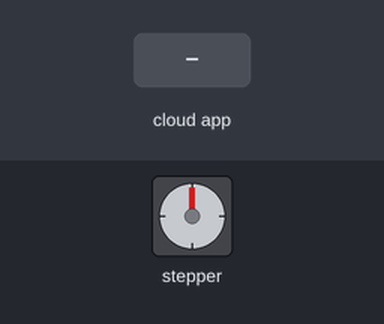
This sketch was run on a simulated Arduino Uno, built with avr-gcc and run on an emulated ATmega328P. Shown: stepper motor. Wiring (inferred from the names in the program): stepper motor driver (200 steps per turn assumed): step pin 10; direction pin 11. The inputs (shaded band) are chosen by the test bench. The RemoteXY app is connected.

Above: at 1.2 s.
1.3 s: the phone or cloud app sets LVL_2 to 1
At 4.2 s:
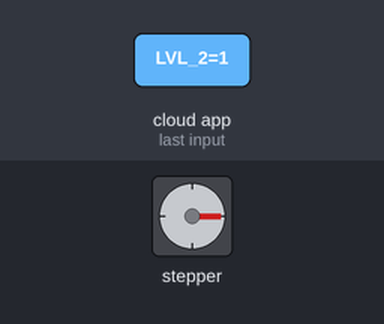
4.3 s: the phone or cloud app sets LVL_1 to 1
At 7.2 s:
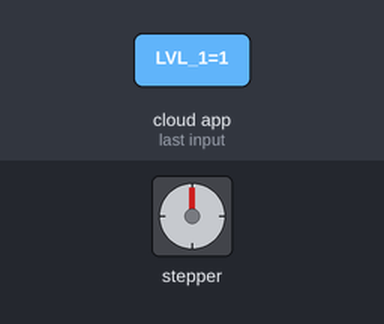
7.3 s: the phone or cloud app sets LVL_1 to 0
At 10.1 s:
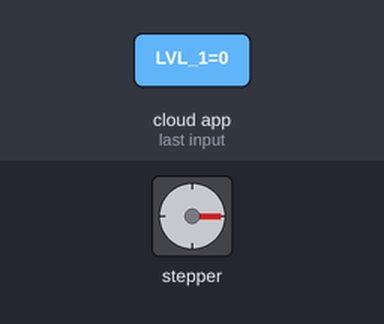
10.3 s: the phone or cloud app sets LVL_1 to 1
At 13.7 s:
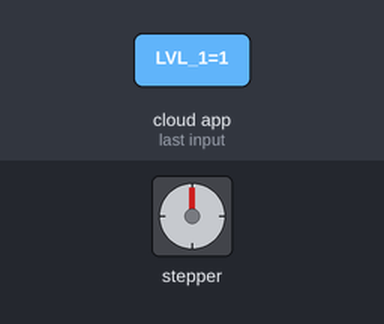
16.3 s: the phone or cloud app sets LVL_2 to 0
At 19.0 s:
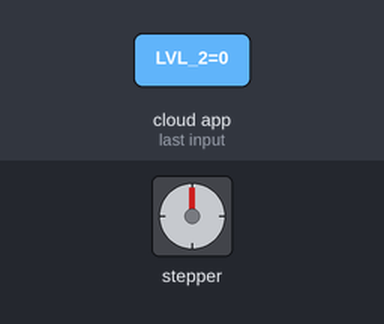
19.3 s: the phone or cloud app sets LVL_2 to 1
At 22.9 s:
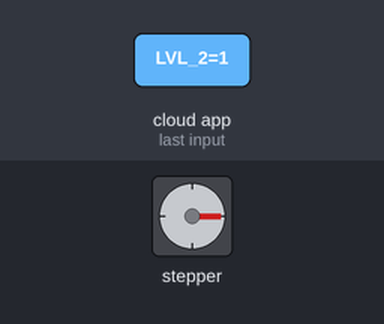
Timing chart, 0 to 69.8 s (numbered marks = the images above; inputs shaded):
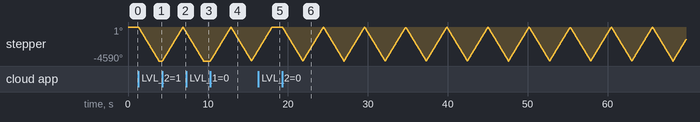

Measured:
- after the input at 1.3 s, stepper: turns 4590° counter-clockwise in 2.6 s, starting at once
- after the input at 4.3 s, stepper: turns 4590° clockwise in 2.6 s, then 739° counter-clockwise in 0.40 s
- after the input at 7.3 s, stepper: goes on until 9.4 s, then stays -4590°
- after the input at 10.3 s, stepper: turns 4590° clockwise in 2.6 s, then 4588° counter-clockwise in 2.6 s, then 1512° clockwise in 0.83 s
- after the input at 16.3 s, stepper: goes on until 18.0 s, then stays 0°
- after the input at 19.3 s, stepper: turns 4590° counter-clockwise in 2.6 s, then 4589° clockwise in 2.6 s, repeating every 5.2 s

The sketch:

uno_stepper_wifi.ino
```cpp
#define REMOTEXY_MODE__ESP8266_HARDSERIAL_POINT

#include <RemoteXY.h>

// RemoteXY connection settings
#define REMOTEXY_SERIAL Serial
#define REMOTEXY_SERIAL_SPEED 115200
#define REMOTEXY_WIFI_SSID "Rob_Wars"
#define REMOTEXY_WIFI_PASSWORD "123456789"
#define REMOTEXY_SERVER_PORT 6377


// RemoteXY configurate
#pragma pack(push, 1)
uint8_t RemoteXY_CONF[] =   // 105 bytes
  { 255,2,0,4,0,98,0,16,31,2,1,1,8,23,31,10,6,37,25,12,
  2,31,76,69,86,69,76,32,49,0,1,1,54,22,32,11,33,37,26,12,
  2,31,76,69,86,69,76,32,50,0,129,0,24,5,46,11,10,13,42,10,
  17,119,101,108,99,111,109,101,0,67,5,59,44,29,11,13,70,34,13,2,
  26,4,129,0,4,44,48,8,1,55,48,8,17,84,101,109,112,101,114,97,
  116,117,114,101,0 };

// this structure defines all the variables and events of your control interface
struct {

    // input variables
  uint8_t LVL_1; // =1 if button pressed, else =0
  uint8_t LVL_2; // =1 if button pressed, else =0

    // output variables
  char text_tempC[4];  // string UTF8 end zero

    // other variable
  uint8_t connect_flag;  // =1 if wire connected, else =0

} RemoteXY;
#pragma pack(pop)

/////////////////////////////////////////////
//           END RemoteXY include          //
/////////////////////////////////////////////
const int stepPin = 10;
const int dirPin = 11;
bool moving = false;
bool lvl1 = true;
bool lvl2 = false;
//bool toggle = true;


void setup()
{
  RemoteXY_Init ();
  pinMode(stepPin,OUTPUT);
  pinMode(dirPin,OUTPUT);

  // TODO you setup code

}

void loop()
{
  RemoteXY_Handler ();
  if (RemoteXY.LVL_1 != 0 && moving == false && !lvl1){
    lvl1= true;
    lvl2 = false;
    moving = true;
    digitalWrite(dirPin,HIGH); // Enables the motor to move in a particular direction

    for(int x = 0; x < 2550; x++) {
    digitalWrite(stepPin,HIGH);
    delayMicroseconds(500);
    digitalWrite(stepPin,LOW);
    delayMicroseconds(500);
  }
      moving = false;

    }
    else if (RemoteXY.LVL_2 != 0 && moving == false && !lvl2){
    lvl2 = true;
    lvl1 = false;
    moving = true;
    digitalWrite(dirPin,LOW); // Enables the motor to move in a particular direction

    for(int x = 0; x < 2550; x++) {
    digitalWrite(stepPin,HIGH);
    delayMicroseconds(500);
    digitalWrite(stepPin,LOW);
    delayMicroseconds(500);
  }
      moving = false;
  }

  // TODO you loop code
  // use the RemoteXY structure for data transfer
  // do not call delay()


}
```
